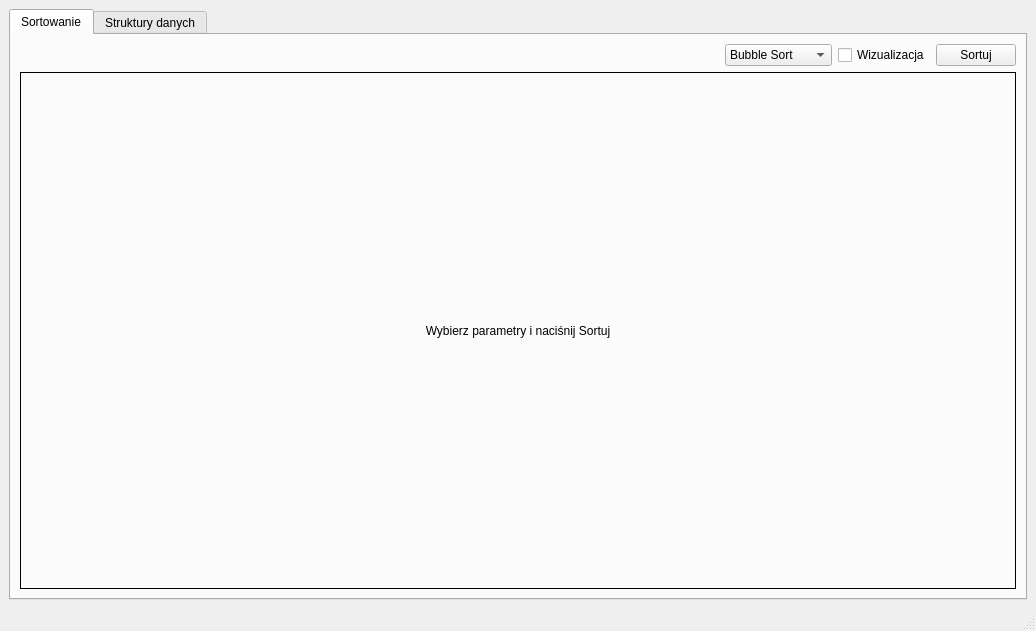
<?xml version="1.0" encoding="UTF-8"?>
<ui version="4.0">
 <class>AlgoVisualizer</class>
 <widget class="QMainWindow" name="AlgoVisualizer">
  <property name="geometry">
   <rect>
    <x>0</x>
    <y>0</y>
    <width>1036</width>
    <height>631</height>
   </rect>
  </property>
  <property name="windowTitle">
   <string>AlgoVisualizer</string>
  </property>
  <widget class="QWidget" name="centralwidget">
   <layout class="QVBoxLayout" name="verticalLayout_main">
    <item>
     <widget class="QTabWidget" name="tabWidget">
      <property name="currentIndex">
       <number>0</number>
      </property>
      <widget class="QWidget" name="tabSortowanie">
       <attribute name="title">
        <string>Sortowanie</string>
       </attribute>
       <layout class="QVBoxLayout" name="verticalLayout_sort">
        <item>
         <layout class="QHBoxLayout" name="horizontalLayout_sort">
          <item>
           <spacer name="horizontalSpacer_sort">
            <property name="orientation">
             <enum>Qt::Orientation::Horizontal</enum>
            </property>
            <property name="sizeHint" stdset="0">
             <size>
              <width>0</width>
              <height>0</height>
             </size>
            </property>
           </spacer>
          </item>
          <item>
           <widget class="QComboBox" name="algoSelector">
            <item>
             <property name="text">
              <string>Bubble Sort</string>
             </property>
            </item>
            <item>
             <property name="text">
              <string>Insertion Sort</string>
             </property>
            </item>
            <item>
             <property name="text">
              <string>Quick Sort</string>
             </property>
            </item>
            <item>
             <property name="text">
              <string>Merge Sort</string>
             </property>
            </item>
            <item>
             <property name="text">
              <string>Selection Sort</string>
             </property>
            </item>
            <item>
             <property name="text">
              <string>Counting Sort</string>
             </property>
            </item>
            <item>
             <property name="text">
              <string>Bucket Sort</string>
             </property>
            </item>
           </widget>
          </item>
          <item>
           <widget class="QCheckBox" name="visualizeCheckBox">
            <property name="text">
             <string>Wizualizacja</string>
            </property>
           </widget>
          </item>
          <item>
           <widget class="QPushButton" name="sortButton">
            <property name="text">
             <string>Sortuj</string>
            </property>
           </widget>
          </item>
         </layout>
        </item>
        <item>
         <widget class="QLabel" name="resultLabel">
          <property name="frameShape">
           <enum>QFrame::Shape::Box</enum>
          </property>
          <property name="text">
           <string>Wybierz parametry i naciśnij Sortuj</string>
          </property>
          <property name="alignment">
           <set>Qt::AlignmentFlag::AlignCenter</set>
          </property>
         </widget>
        </item>
       </layout>
      </widget>
      <widget class="QWidget" name="tabDrzewa">
       <attribute name="title">
        <string>Struktury danych</string>
       </attribute>
       <layout class="QVBoxLayout" name="verticalLayout_tree">
        <item>
         <layout class="QHBoxLayout" name="horizontalLayout_tree">
          <item>
           <widget class="QComboBox" name="treeTypeSelector">
            <item>
             <property name="text">
              <string>AVL Tree</string>
             </property>
            </item>
            <item>
             <property name="text">
              <string>Red-Black Tree</string>
             </property>
            </item>
           </widget>
          </item>
          <item>
           <widget class="QLineEdit" name="treeValueInput">
            <property name="placeholderText">
             <string>Wartość...</string>
            </property>
           </widget>
          </item>
          <item>
           <widget class="QPushButton" name="treeInsertButton">
            <property name="text">
             <string>Wstaw</string>
            </property>
           </widget>
          </item>
          <item>
           <widget class="QPushButton" name="treeRemoveButton">
            <property name="text">
             <string>Usuń</string>
            </property>
           </widget>
          </item>
          <item>
           <widget class="QPushButton" name="treeSearchButton">
            <property name="text">
             <string>Szukaj</string>
            </property>
           </widget>
          </item>
          <item>
           <widget class="QPushButton" name="treeClearButton">
            <property name="text">
             <string>Wyczyść</string>
            </property>
           </widget>
          </item>
          <item>
           <spacer name="horizontalSpacer_tree">
            <property name="orientation">
             <enum>Qt::Orientation::Horizontal</enum>
            </property>
            <property name="sizeHint" stdset="0">
             <size>
              <width>0</width>
              <height>0</height>
             </size>
            </property>
           </spacer>
          </item>
         </layout>
        </item>
        <item>
         <widget class="QLabel" name="treeCanvas">
          <property name="frameShape">
           <enum>QFrame::Shape::Box</enum>
          </property>
          <property name="text">
           <string>Drzewo jest puste. Wstaw węzeł.</string>
          </property>
          <property name="alignment">
           <set>Qt::AlignmentFlag::AlignCenter</set>
          </property>
         </widget>
        </item>
       </layout>
      </widget>
     </widget>
    </item>
   </layout>
  </widget>
  <widget class="QMenuBar" name="menubar">
   <property name="geometry">
    <rect>
     <x>0</x>
     <y>0</y>
     <width>1036</width>
     <height>22</height>
    </rect>
   </property>
  </widget>
  <widget class="QStatusBar" name="statusbar"/>
 </widget>
 <resources/>
 <connections/>
</ui>
